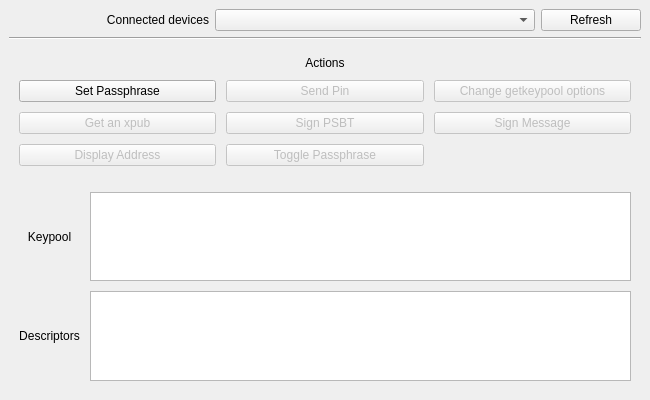
<?xml version="1.0" encoding="UTF-8"?>
<ui version="4.0">
 <class>MainWindow</class>
 <widget class="QMainWindow" name="MainWindow">
  <property name="geometry">
   <rect>
    <x>0</x>
    <y>0</y>
    <width>650</width>
    <height>400</height>
   </rect>
  </property>
  <property name="windowTitle">
   <string>MainWindow</string>
  </property>
  <widget class="QWidget" name="centralwidget">
   <layout class="QVBoxLayout" name="verticalLayout">
    <item>
     <layout class="QHBoxLayout" name="horizontalLayout">
      <item>
       <widget class="QLabel" name="label">
        <property name="sizePolicy">
         <sizepolicy hsizetype="Preferred" vsizetype="Preferred">
          <horstretch>0</horstretch>
          <verstretch>0</verstretch>
         </sizepolicy>
        </property>
        <property name="minimumSize">
         <size>
          <width>130</width>
          <height>20</height>
         </size>
        </property>
        <property name="maximumSize">
         <size>
          <width>200</width>
          <height>20</height>
         </size>
        </property>
        <property name="text">
         <string>Connected devices</string>
        </property>
        <property name="alignment">
         <set>Qt::AlignRight|Qt::AlignTrailing|Qt::AlignVCenter</set>
        </property>
       </widget>
      </item>
      <item>
       <widget class="QComboBox" name="enumerate_combobox">
        <property name="sizePolicy">
         <sizepolicy hsizetype="Preferred" vsizetype="Fixed">
          <horstretch>0</horstretch>
          <verstretch>0</verstretch>
         </sizepolicy>
        </property>
        <property name="minimumSize">
         <size>
          <width>0</width>
          <height>0</height>
         </size>
        </property>
       </widget>
      </item>
      <item>
       <widget class="QPushButton" name="enumerate_refresh_button">
        <property name="sizePolicy">
         <sizepolicy hsizetype="Maximum" vsizetype="Fixed">
          <horstretch>0</horstretch>
          <verstretch>0</verstretch>
         </sizepolicy>
        </property>
        <property name="maximumSize">
         <size>
          <width>100</width>
          <height>30</height>
         </size>
        </property>
        <property name="text">
         <string>Refresh</string>
        </property>
       </widget>
      </item>
     </layout>
    </item>
    <item>
     <widget class="Line" name="line">
      <property name="orientation">
       <enum>Qt::Horizontal</enum>
      </property>
     </widget>
    </item>
    <item>
     <layout class="QGridLayout" name="gridLayout">
      <property name="leftMargin">
       <number>10</number>
      </property>
      <property name="topMargin">
       <number>10</number>
      </property>
      <property name="rightMargin">
       <number>10</number>
      </property>
      <property name="bottomMargin">
       <number>10</number>
      </property>
      <property name="spacing">
       <number>10</number>
      </property>
      <item row="2" column="0">
       <widget class="QPushButton" name="setpass_button">
        <property name="text">
         <string>Set Passphrase</string>
        </property>
       </widget>
      </item>
      <item row="3" column="0">
       <widget class="QPushButton" name="getxpub_button">
        <property name="enabled">
         <bool>false</bool>
        </property>
        <property name="text">
         <string>Get an xpub</string>
        </property>
       </widget>
      </item>
      <item row="3" column="2">
       <widget class="QPushButton" name="signmsg_button">
        <property name="enabled">
         <bool>false</bool>
        </property>
        <property name="text">
         <string>Sign Message</string>
        </property>
       </widget>
      </item>
      <item row="3" column="1">
       <widget class="QPushButton" name="signtx_button">
        <property name="enabled">
         <bool>false</bool>
        </property>
        <property name="text">
         <string>Sign PSBT</string>
        </property>
       </widget>
      </item>
      <item row="2" column="2">
       <widget class="QPushButton" name="getkeypool_opts_button">
        <property name="enabled">
         <bool>false</bool>
        </property>
        <property name="toolTip">
         <string>Change the options used for getkeypool</string>
        </property>
        <property name="text">
         <string>Change getkeypool options</string>
        </property>
       </widget>
      </item>
      <item row="2" column="1">
       <widget class="QPushButton" name="sendpin_button">
        <property name="enabled">
         <bool>false</bool>
        </property>
        <property name="text">
         <string>Send Pin</string>
        </property>
       </widget>
      </item>
      <item row="4" column="1">
       <widget class="QPushButton" name="toggle_passphrase_button">
        <property name="enabled">
         <bool>false</bool>
        </property>
        <property name="text">
         <string>Toggle Passphrase</string>
        </property>
       </widget>
      </item>
      <item row="4" column="0">
       <widget class="QPushButton" name="display_addr_button">
        <property name="enabled">
         <bool>false</bool>
        </property>
        <property name="text">
         <string>Display Address</string>
        </property>
       </widget>
      </item>
      <item row="1" column="1">
       <widget class="QLabel" name="actions_label">
        <property name="enabled">
         <bool>true</bool>
        </property>
        <property name="sizePolicy">
         <sizepolicy hsizetype="Preferred" vsizetype="Maximum">
          <horstretch>0</horstretch>
          <verstretch>0</verstretch>
         </sizepolicy>
        </property>
        <property name="text">
         <string>Actions</string>
        </property>
        <property name="alignment">
         <set>Qt::AlignCenter</set>
        </property>
       </widget>
      </item>
     </layout>
    </item>
    <item>
     <layout class="QGridLayout" name="gridLayout_2">
      <property name="leftMargin">
       <number>10</number>
      </property>
      <property name="topMargin">
       <number>10</number>
      </property>
      <property name="rightMargin">
       <number>10</number>
      </property>
      <property name="bottomMargin">
       <number>10</number>
      </property>
      <property name="spacing">
       <number>10</number>
      </property>
      <item row="0" column="0">
       <widget class="QLabel" name="keypool_label">
        <property name="text">
         <string>Keypool</string>
        </property>
        <property name="alignment">
         <set>Qt::AlignCenter</set>
        </property>
       </widget>
      </item>
      <item row="0" column="1">
       <widget class="QPlainTextEdit" name="keypool_textedit">
        <property name="readOnly">
         <bool>true</bool>
        </property>
       </widget>
      </item>
      <item row="1" column="0">
       <widget class="QLabel" name="desc_label">
        <property name="text">
         <string>Descriptors</string>
        </property>
        <property name="alignment">
         <set>Qt::AlignCenter</set>
        </property>
       </widget>
      </item>
      <item row="1" column="1">
       <widget class="QPlainTextEdit" name="desc_textedit">
        <property name="readOnly">
         <bool>true</bool>
        </property>
       </widget>
      </item>
     </layout>
    </item>
   </layout>
  </widget>
 </widget>
 <resources/>
 <connections/>
</ui>
